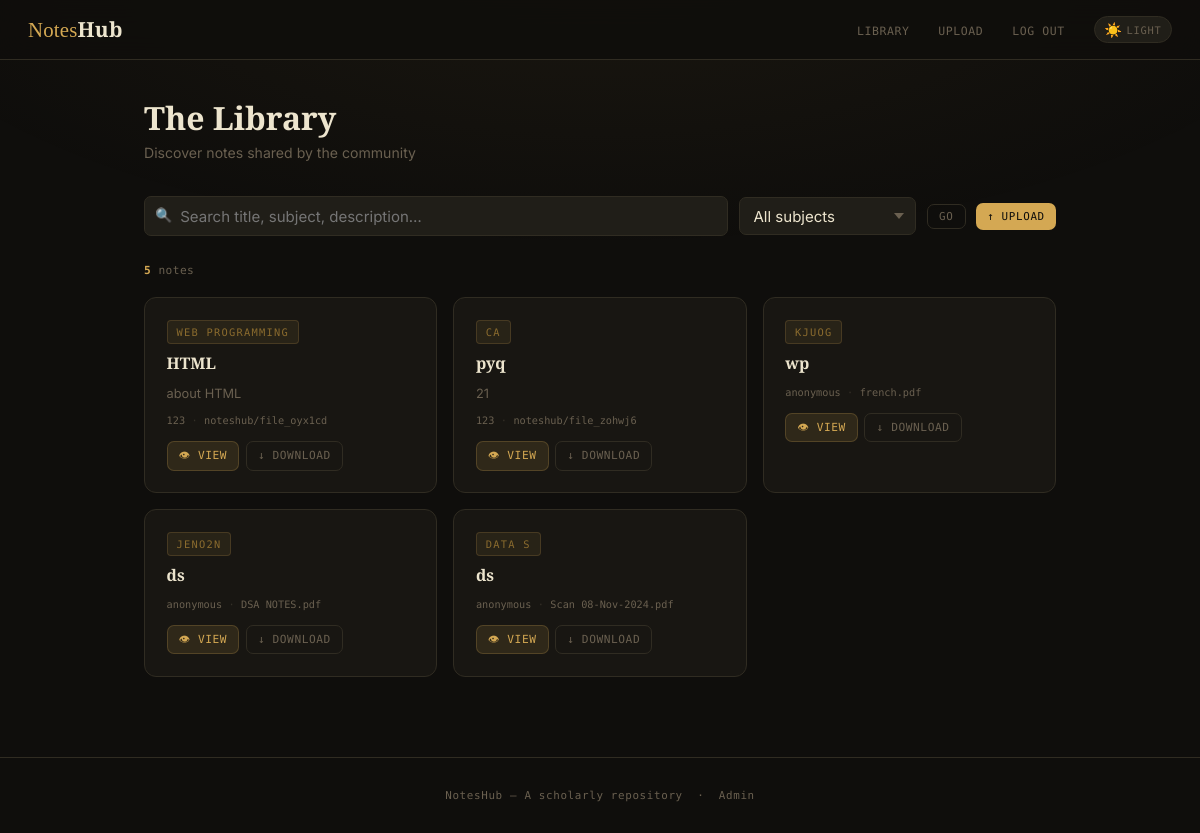
The app's page /notes (signed in) with its own data.
### tables this page shows
CREATE TABLE notes (
    id INTEGER PRIMARY KEY AUTOINCREMENT,
    title TEXT,
    subject TEXT,
    file_path TEXT
, description TEXT DEFAULT '', file_type TEXT DEFAULT 'raw', uploaded_by TEXT DEFAULT 'anonymous', original_filename TEXT DEFAULT '');

### app.py (the view)
@app.route('/notes')
def notes():
    if 'user' not in session:
        flash('Please log in to view notes.', 'error')
        return redirect(url_for('login'))
    q = request.args.get('q', '').strip()
    subject_filter = request.args.get('subject', '').strip()
    conn = get_db()
    if q:
        data = conn.execute(
            """SELECT * FROM notes
               WHERE title LIKE ? OR subject LIKE ? OR description LIKE ?
               ORDER BY id DESC""",
            (f'%{q}%', f'%{q}%', f'%{q}%')
        ).fetchall()
    elif subject_filter:
        data = conn.execute(
            "SELECT * FROM notes WHERE subject=? ORDER BY id DESC", (subject_filter,)
        ).fetchall()
    else:
        data = conn.execute("SELECT * FROM notes ORDER BY id DESC").fetchall()
    subjects = conn.execute(
        "SELECT DISTINCT subject FROM notes ORDER BY subject"
    ).fetchall()
    conn.close()
    return render_template('notes.html', notes=data, subjects=subjects,
                           query=q, subject_filter=subject_filter)

### app.py (called while the page is built)
def get_db():
    conn = sqlite3.connect(DB_PATH)
    conn.row_factory = sqlite3.Row
    return conn

### templates/notes.html (shortened to what this page needs)
{% extends "base.html" %}
{% block content %}
<div class="page-header">
  <h1>The Library</h1>
  <p>Discover notes shared by the community</p>
</div>
<form method="GET" action="{{ url_for('notes') }}" class="toolbar">
  <div class="search-box">
    <span class="search-icon">🔍</span>
    <input type="text" name="q" placeholder="Search title, subject, description…"
           value="{{ query }}" autocomplete="off">
  </div>
  <select name="subject" class="filter-select" onchange="this.form.submit()">
    <option value="">All subjects</option>
  </select>
  <button type="submit" class="btn btn-ghost btn-sm">Go</button>
  <a href="{{ url_for('upload') }}" class="btn btn-primary btn-sm" style="margin-left:auto;">↑ Upload</a>
</form>
<div class="results-meta">
  <strong>{{ notes | length }}</strong> note{{ 's' if notes | length != 1 else '' }}
</div>
{% if notes %}
<div class="notes-grid">
  {% for note in notes %}
  <div class="note-card">
    <span class="note-subject">{{ note['subject'] }}</span>
    <div class="note-title">{{ note['title'] }}</div>
    {% if note['description'] %}
      <div class="note-desc">{{ note['description'] }}</div>
    {% endif %}
    <div class="note-meta">
      <span>{{ note['uploaded_by'] or 'anonymous' }}</span>
      <span class="dot">·</span>
      <span>{{ (note['original_filename'] or note['file_path'])[-20:] }}</span>
    </div>
    <div class="note-actions">
      {% set fpath = note['file_path'] %}
      {% set fname = (note['original_filename'] or fpath).lower() %}
      {% if fname.endswith('.pdf') %}
        <a href="https://docs.google.com/viewer?url={{ fpath | urlencode }}&embedded=false"
           target="_blank" rel="noopener" class="btn-view">👁 View</a>
      {% elif note['file_type'] == 'image' %}
        <a href="{{ fpath }}" target="_blank" rel="noopener" class="btn-view">👁 View</a>
      {% else %}
        <a href="{{ fpath }}" target="_blank" rel="noopener" class="btn-view">👁 View</a>
      {% endif %}
      {% if note['file_type'] == 'raw' %}
        {% set dl_url = fpath.replace('/upload/', '/upload/fl_attachment/') %}
      {% else %}
        {% set dl_url = fpath %}
      {% endif %}
      <a href="{{ dl_url }}" download target="_blank" rel="noopener" class="btn-dl">↓ Download</a>
    </div>
  </div>
  {% endfor %}
</div>
{% endif %}
{% endblock %}

### records on screen
notes: subject "WEB PROGRAMMING", title "HTML", description "about HTML", uploaded_by "123", original_filename+file_path "noteshub/file_oyx1cd"
notes: subject "CA", title "pyq", description "21", uploaded_by "123", original_filename+file_path "noteshub/file_zohwj6"
notes: subject "KJUOG", title "wp", uploaded_by "anonymous", original_filename+file_path "french.pdf"
notes: subject "JENO2N", title "ds", uploaded_by "anonymous", original_filename+file_path "DSA NOTES.pdf"
notes: subject "DATA S", title "ds", uploaded_by "anonymous", original_filename+file_path "Scan 08-Nov-2024.pdf"

### other values on screen
{{ notes | length }} "5"
{{ 's' if notes | length != 1 else '' }} "s"
